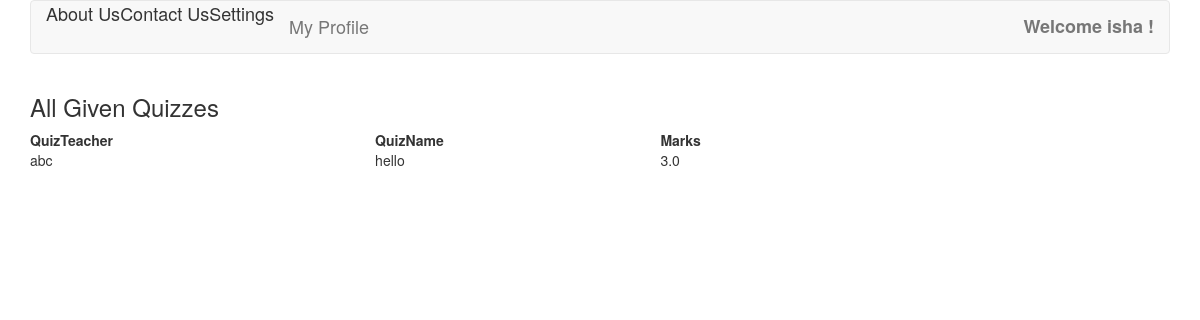
The page /main/givenquizzes/ (signed in) on the database its author committed.
### mcqtest/models.py (models this page shows, shortened)
class TakenQuiz(models.Model):
    student = models.ForeignKey(Student, on_delete=models.CASCADE , related_name = 'takenquizs')
    quizgiven  = models.ForeignKey(Quiz , on_delete=models.CASCADE , related_name = 'takenquizs')
    marks  = models.FloatField()

class Quiz(models.Model):
    owner = models.ForeignKey(Teacher , on_delete=models.CASCADE ,related_name = 'quizs')
    quiz_name = models.CharField(max_length = 30)
    def __str__(self):
        return self.quiz_name

class Teacher(models.Model):
    teacher_sno = models.IntegerField()
    user = models.OneToOneField(User,on_delete=models.CASCADE)
    teacher_salary = models.IntegerField()
    teacher_qualification = models.CharField(max_length = 100)
    teacher_phoneno = models.IntegerField()
    teacher_address = models.CharField(max_length=200)
    teacher_pic = models.ImageField(upload_to='pic_folder/' , default='noimage.jpg')
    teacher_city = models.CharField(max_length=30)
    teacher_state = models.CharField(max_length=30)
    teacher_pincode = models.IntegerField()

### mcqtest/views/student.py (the view)
@login_required
def givenquizzes(request):
    studentname = models.Student.objects.get(user=request.user)
    givenquizzes = models.TakenQuiz.objects.filter(student=studentname)
    return render(request , 'mcqtest/student/givenquizzes.html' ,{'allquizzes' : givenquizzes})

### templates/mcqtest/student/givenquizzes.html
{% extends 'base.html' %}
{% block 'content'  %}
<div class="container">
    <table style="width:70%">
    <h3>All Given Quizzes</h3>
    <tr>
        <th>QuizTeacher</th>
        <th>QuizName</th>
        <th>Marks</th>
    </tr>
    {% if allquizzes %}
        {% for quiz in allquizzes %}
            <tr>
                <td>{{ quiz.quizgiven.owner.user }}</td>
                <td>{{ quiz.quizgiven }}</td>
                <td>{{ quiz.marks }}</td>
            </tr>
        {% endfor %}
    {% else %}
        <td><h3><i>No Quiz Given Yet</i></h3></td>
    {% endif %}
    </table>
</div>
{% endblock %}

### templates/base.html (shortened to what this page needs)
<!DOCTYPE html>
{% load staticfiles%}
<html lang="en" dir="ltr">
  <head>
    <link rel="stylesheet" href="/static/css/style.css?{% now 'U' %}">
    <link rel="stylesheet" href="https://maxcdn.bootstrapcdn.com/bootstrap/3.3.7/css/bootstrap.min.css">
  </head>
  <body>
  <div class = "container">
    <nav class="navbar navbar-default">
  <div class="container-fluid">
      {% if user.is_authenticated %}
            <ul class="nav navbar-nav">
                <li><font size="4">About Us </font></li>
                <li><font size="4">Contact Us </font></li>
                <li><font size="4">Settings </font></li>
                <li><a href="/main/profile/"><font size="4">My Profile</font></a></li>
            </ul>
           <ul class="nav navbar-nav navbar-right">
            <li class="dropdown">
                <a class="dropdown-toggle" data-toggle="dropdown" href=" "><b><font size="4"> Welcome {{user.username}} !</font></b></a>
            </li>
           </ul>
      {% endif %}
        </div>
    </nav>
  </div>
    {% block 'content' %}
    {% endblock %}
  </body>
</html>

### rows shown on the page
TakenQuiz: quizgiven.owner.user "abc", quizgiven "hello", marks "3.0"

### other values the page prints
{{ user.username }} "isha"
